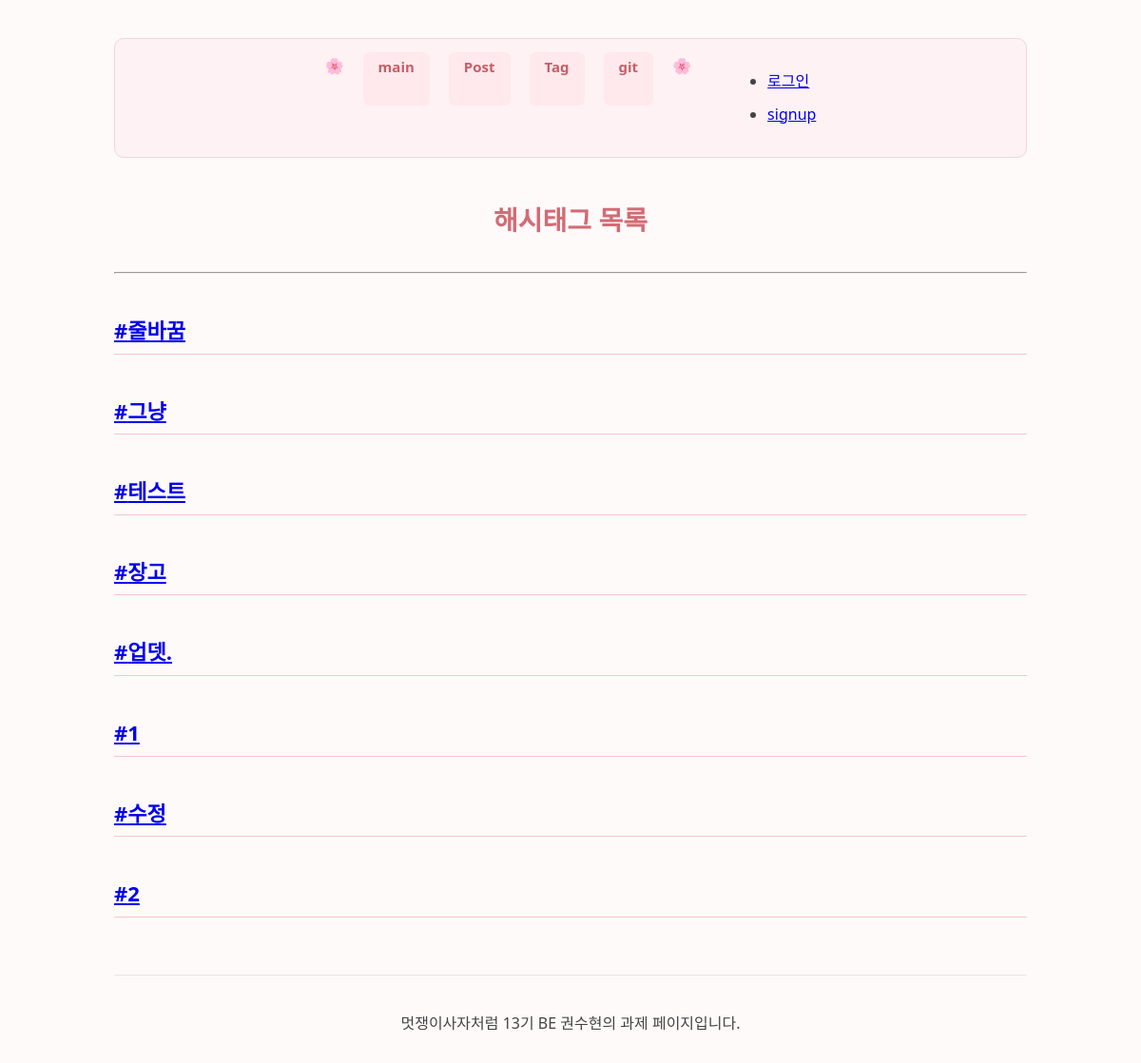
/tag-list, run on an earlier commit of the app's database.
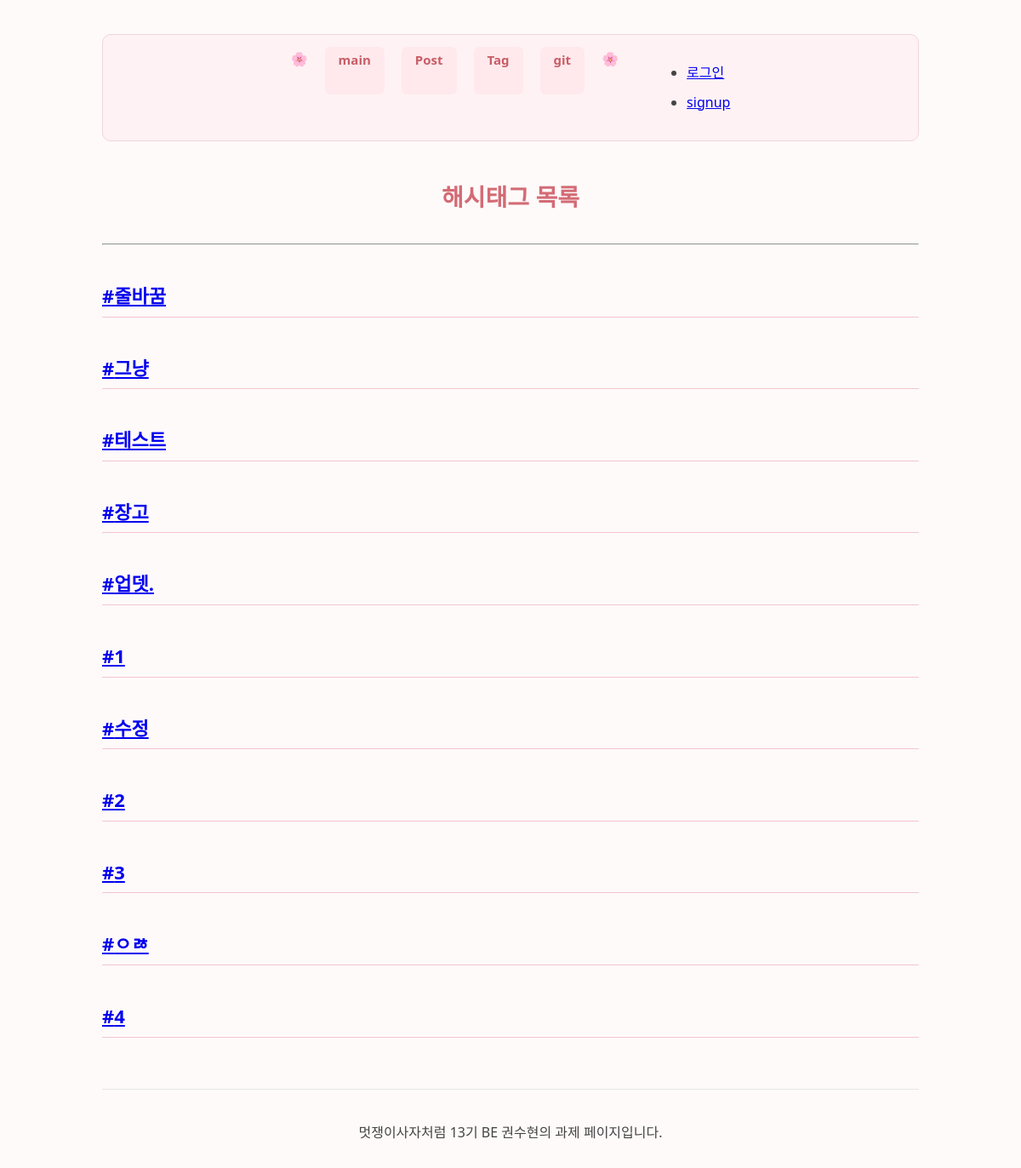
And on a later commit of the database.
### main/models.py (models this page shows, shortened)
class Tag(models.Model) :
     name = models.CharField(max_length=30, null=False, blank=False)

### main/views.py (the view)
# urls.py: path('tag-list', tag_list, name="tag-list"),
def tag_list(request):
     tags = Tag.objects.all()
     return render(request, 'main/tag-list.html', {'tags':tags})

### main/templates/main/tag-list.html
{% extends 'base.html' %}
{% load static %}
{% block content %} <div>
     <h1>해시태그 목록</h1>
     <hr>
     {% for t in tags %}
     <div>
          <h2>
               <a href="{% url 'main:tag-posts' t.id %}">#{{t.name}}</a>
          </h2>
     </div>
     {% endfor %}
</div>
{% endblock %}

What changed in the data, as far as the page shows it:
added Tag: name "3"
added Tag: name "ㅇㅀ"
added Tag: name "4"
